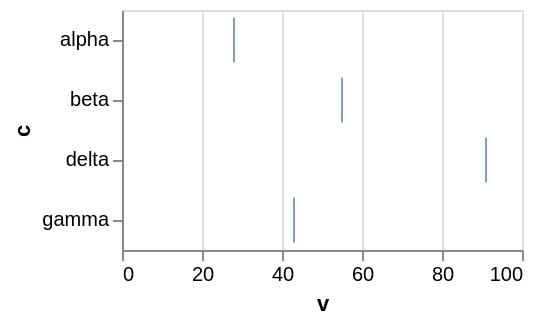

The specification (Vega-Lite) saved for this image:
### Vega-Lite specification from a JSON file in a GitHub repository (floating-point values rounded to 4 significant figures)
{"$schema": "https://vega.github.io/schema/vega-lite/v6.json", "width": 200, "height": 120, "data": {"values": [{"c": "alpha", "v": 28, "w": 3, "t": "2024-01-07"}, {"c": "beta", "v": 55, "w": 7, "t": "2024-03-19"}, {"c": "gamma", "v": 43, "w": 5, "t": "2024-06-02"}, {"c": "delta", "v": 91, "w": 9, "t": "2024-09-11"}]}, "mark": {"type": "tick", "cursor": "nw-resize"}, "encoding": {"x": {"field": "v", "type": "quantitative"}, "y": {"field": "c", "type": "nominal"}}}
